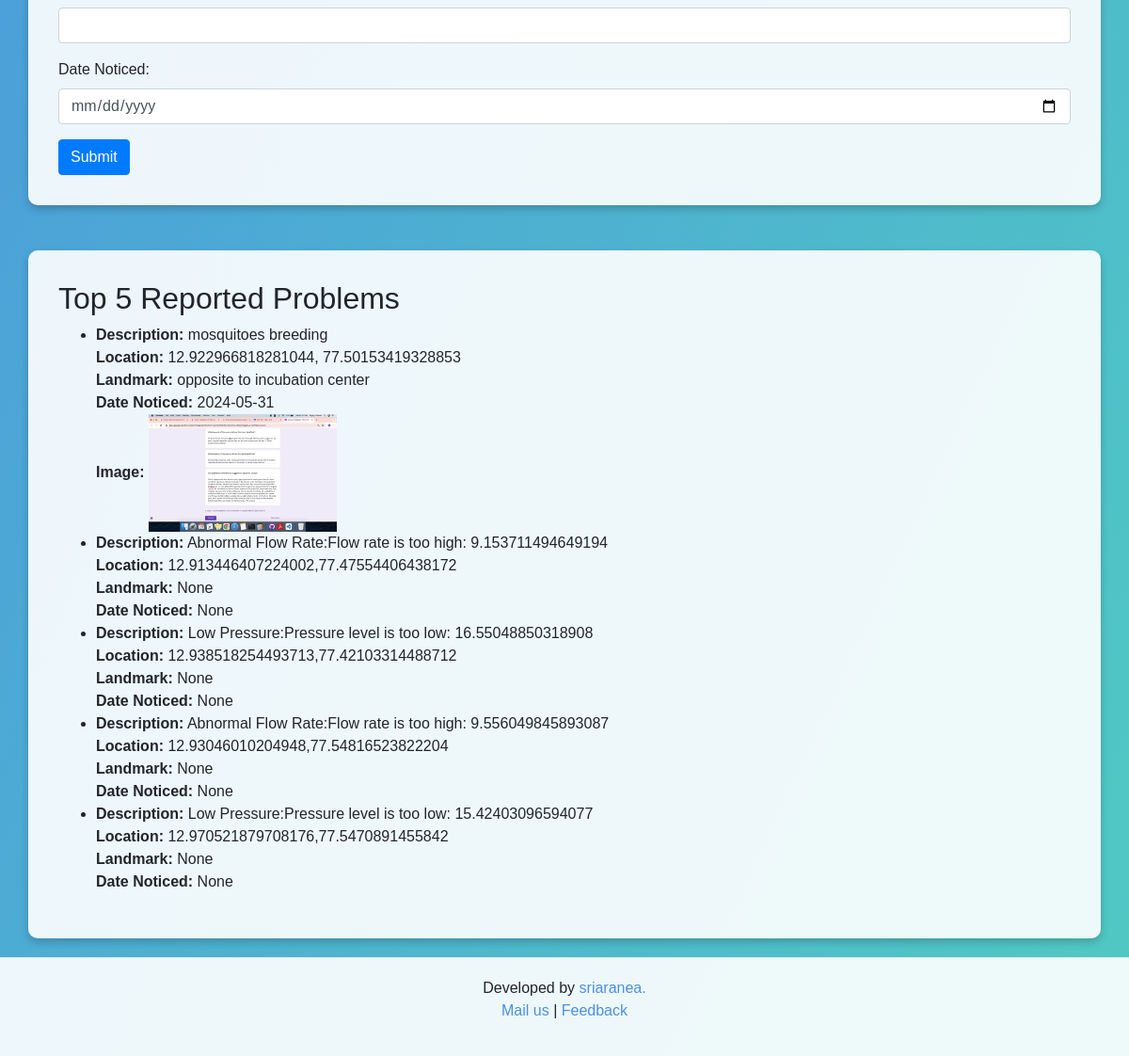
Before: / (lower part) with the older database file.
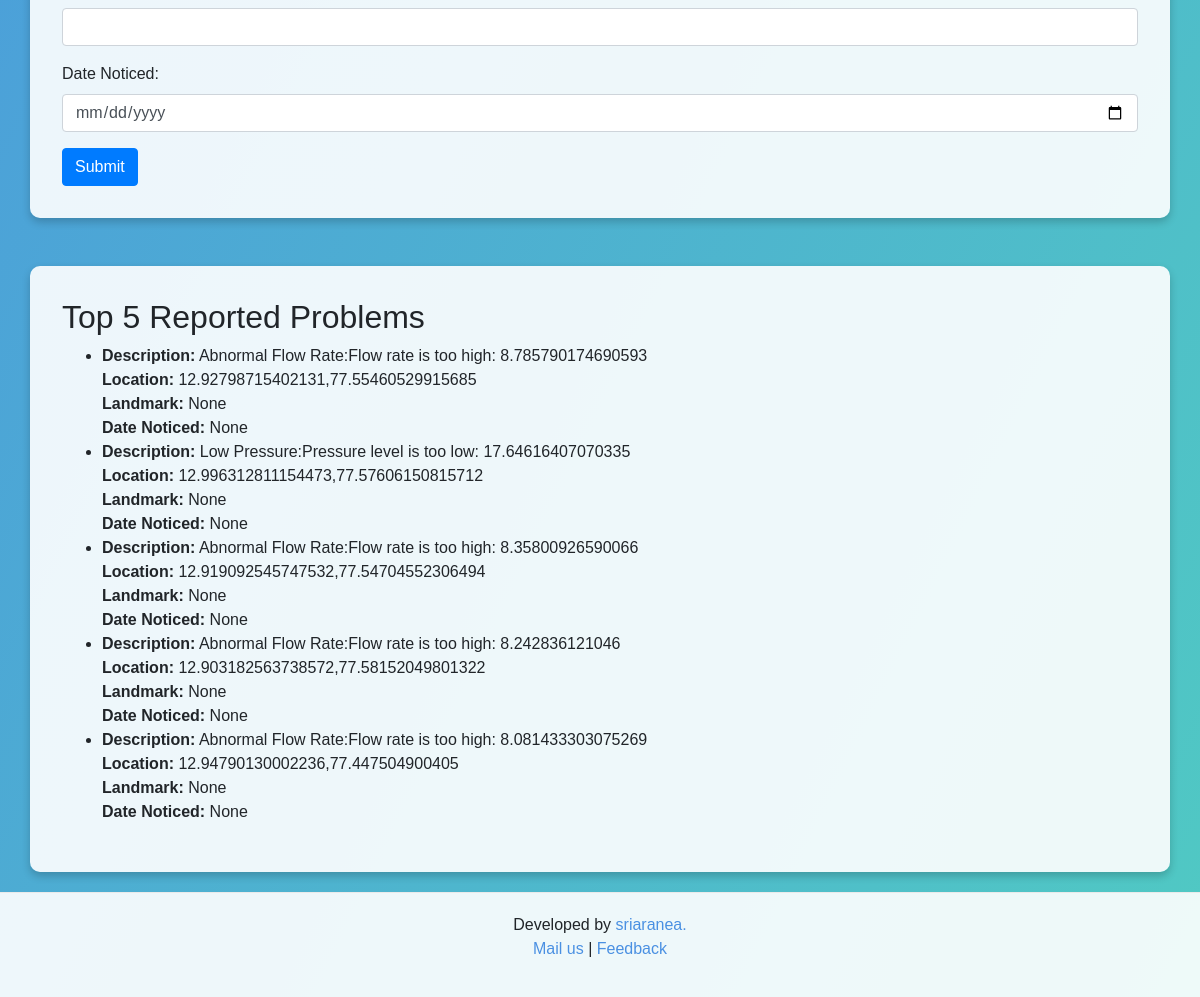
After: the same page with the newer database file.
### tables this page shows
CREATE TABLE reported_problems 
                 (id INTEGER PRIMARY KEY AUTOINCREMENT, location TEXT, landmark TEXT, 
                 location_description TEXT, issue_image TEXT, issue_description TEXT, 
                 email TEXT, date TEXT, lat REAL, lng REAL, assigned_to TEXT, status TEXT);

### app.py (the view)
@app.route('/')
def index():
    conn = sqlite3.connect('waruna.db')
    c = conn.cursor()
    c.execute("SELECT * FROM reported_problems ORDER BY id DESC LIMIT 5")
    top_problems = c.fetchall()
    conn.close()
    return render_template('index.html', top_problems=top_problems)

### templates/index.html (shortened to what this page needs)
<!DOCTYPE html>
<html lang="en">
<head>
    <link rel="stylesheet" href="https://stackpath.bootstrapcdn.com/bootstrap/4.3.1/css/bootstrap.min.css">
    <link rel="stylesheet" href="https://unpkg.com/leaflet@1.7.1/dist/leaflet.css" />
</head>
<body>
    <div class="container">
        <form action="/submit_issue" method="POST" enctype="multipart/form-data">
            <div class="form-group">
                <input type="email" class="form-control" id="email" name="email" required>
            </div>
            <div class="form-group">
                <label for="date">Date Noticed:</label>
                <input type="date" class="form-control" id="date" name="date" required>
            </div>
            <button type="submit" class="btn btn-primary">Submit</button>
        </form>
    </div>
    <div class="container mt-5">
        <h2>Top 5 Reported Problems</h2>
        <ul>
            {% for problem in top_problems %}
            <li>
                <strong>Description:</strong> {{ problem[5] }}<br>
                <strong>Location:</strong> {{ problem[1] }}<br>
                <strong>Landmark:</strong> {{ problem[2] }}<br>
                <strong>Date Noticed:</strong> {{ problem[7] }}
                {% if problem[4] %}
                <br><strong>Image:</strong> <img src="{{ url_for('static', filename='images/' ~ problem[4]) }}"
                    alt="Issue Image" style="max-width: 200px;">
                {% endif %}
            </li>
            {% endfor %}
        </ul>
    </div>
    <footer>
        <p>Developed by <a href="https://sriaranea.com/sriaranea/">sriaranea. <br></a> <a href="mailto:sriaranea@gmail.com">Mail us</a> | <a
                href="mailto:sriaranea@gmail.com">Feedback</a></p>
    </footer>
</body>
</html>

Changed rows visible on the page:
no longer on this page (row edited): reported_problems: issue_description "mosquitoes breeding", location "12.922966818281044, 77.50153419328853", landmark "opposite to incubation center", date "2024-05-31", issue_image (picture)
no longer on this page (row edited): reported_problems: issue_description "Abnormal Flow Rate:Flow rate is too high: 9.153711494649194", location "12.913446407224002,77.47554406438172", problem "None"
no longer on this page (row edited): reported_problems: issue_description "Low Pressure:Pressure level is too low: 16.55048850318908", location "12.938518254493713,77.42103314488712", problem "None"
no longer on this page (row edited): reported_problems: issue_description "Abnormal Flow Rate:Flow rate is too high: 9.556049845893087", location "12.93046010204948,77.54816523822204", problem "None"
no longer on this page (row edited): reported_problems: issue_description "Low Pressure:Pressure level is too low: 15.42403096594077", location "12.970521879708176,77.5470891455842", problem "None"
added reported_problems: issue_description "Abnormal Flow Rate:Flow rate is too high: 8.785790174690593", location "12.92798715402131,77.55460529915685", problem "None"
added reported_problems: issue_description "Low Pressure:Pressure level is too low: 17.64616407070335", location "12.996312811154473,77.57606150815712", problem "None"
added reported_problems: issue_description "Abnormal Flow Rate:Flow rate is too high: 8.35800926590066", location "12.919092545747532,77.54704552306494", problem "None"
added reported_problems: issue_description "Abnormal Flow Rate:Flow rate is too high: 8.242836121046", location "12.903182563738572,77.58152049801322", problem "None"
added reported_problems: issue_description "Abnormal Flow Rate:Flow rate is too high: 8.081433303075269", location "12.94790130002236,77.447504900405", problem "None"
